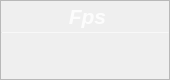
                   <widget class="QFrame" name="Fps_QF">
                    <property name="minimumSize">
                     <size>
                      <width>170</width>
                      <height>80</height>
                     </size>
                    </property>
                    <property name="maximumSize">
                     <size>
                      <width>170</width>
                      <height>80</height>
                     </size>
                    </property>
                    <property name="toolTipDuration">
                     <number>0</number>
                    </property>
                    <property name="styleSheet">
                     <string notr="true">QFrame#Fps_QF{
color: rgb(255, 255, 255);
border-radius: 15px;
background-color: qradialgradient(cx:0, cy:0, radius:1, fx:0.1, fy:0.1, stop:0 rgb(243, 175, 189),  stop:1 rgb(155, 118, 218));
border: 1px outset rgb(153, 117, 219)
}
</string>
                    </property>
                    <property name="frameShape">
                     <enum>QFrame::StyledPanel</enum>
                    </property>
                    <property name="frameShadow">
                     <enum>QFrame::Raised</enum>
                    </property>
                    <layout class="QVBoxLayout" name="verticalLayout_11" stretch="0,2,1">
                     <property name="spacing">
                      <number>0</number>
                     </property>
                     <property name="leftMargin">
                      <number>0</number>
                     </property>
                     <property name="topMargin">
                      <number>0</number>
                     </property>
                     <property name="rightMargin">
                      <number>0</number>
                     </property>
                     <property name="bottomMargin">
                      <number>0</number>
                     </property>
                     <item>
                      <widget class="QFrame" name="Fps_top">
                       <property name="styleSheet">
                        <string notr="true">border:none</string>
                       </property>
                       <property name="frameShape">
                        <enum>QFrame::StyledPanel</enum>
                       </property>
                       <property name="frameShadow">
                        <enum>QFrame::Raised</enum>
                       </property>
                       <layout class="QHBoxLayout" name="horizontalLayout_8">
                        <property name="spacing">
                         <number>0</number>
                        </property>
                        <property name="leftMargin">
                         <number>0</number>
                        </property>
                        <property name="topMargin">
                         <number>3</number>
                        </property>
                        <property name="rightMargin">
                         <number>7</number>
                        </property>
                        <property name="bottomMargin">
                         <number>3</number>
                        </property>
                        <item>
                         <widget class="QLabel" name="label_7">
                          <property name="maximumSize">
                           <size>
                            <width>16777215</width>
                            <height>30</height>
                           </size>
                          </property>
                          <property name="font">
                           <font>
                            <family>Segoe UI</family>
                            <pointsize>16</pointsize>
                            <italic>true</italic>
                            <bold>true</bold>
                           </font>
                          </property>
                          <property name="styleSheet">
                           <string notr="true">color: rgba(255, 255, 255,210);
padding-left:12px;
font: 700 italic 16pt &quot;Segoe UI&quot;;</string>
                          </property>
                          <property name="midLineWidth">
                           <number>-1</number>
                          </property>
                          <property name="text">
                           <string>Fps</string>
                          </property>
                          <property name="alignment">
                           <set>Qt::AlignCenter</set>
                          </property>
                          <property name="wordWrap">
                           <bool>false</bool>
                          </property>
                          <property name="indent">
                           <number>0</number>
                          </property>
                         </widget>
                        </item>
                       </layout>
                      </widget>
                     </item>
                     <item>
                      <widget class="Line" name="line_4">
                       <property name="maximumSize">
                        <size>
                         <width>16777215</width>
                         <height>1</height>
                        </size>
                       </property>
                       <property name="styleSheet">
                        <string notr="true">background-color: rgba(255, 255, 255, 89);</string>
                       </property>
                       <property name="orientation">
                        <enum>Qt::Horizontal</enum>
                       </property>
                      </widget>
                     </item>
                     <item>
                      <widget class="QFrame" name="Fps_bottom">
                       <property name="styleSheet">
                        <string notr="true">border:none</string>
                       </property>
                       <property name="frameShape">
                        <enum>QFrame::StyledPanel</enum>
                       </property>
                       <property name="frameShadow">
                        <enum>QFrame::Raised</enum>
                       </property>
                       <layout class="QVBoxLayout" name="verticalLayout_12">
                        <property name="spacing">
                         <number>0</number>
                        </property>
                        <property name="leftMargin">
                         <number>0</number>
                        </property>
                        <property name="topMargin">
                         <number>6</number>
                        </property>
                        <property name="rightMargin">
                         <number>0</number>
                        </property>
                        <property name="bottomMargin">
                         <number>6</number>
                        </property>
                        <item alignment="Qt::AlignTop">
                         <widget class="QLabel" name="fps_label">
                          <property name="minimumSize">
                           <size>
                            <width>0</width>
                            <height>30</height>
                           </size>
                          </property>
                          <property name="maximumSize">
                           <size>
                            <width>16777215</width>
                            <height>30</height>
                           </size>
                          </property>
                          <property name="font">
                           <font>
                            <family>Microsoft YaHei UI</family>
                            <pointsize>17</pointsize>
                            <italic>false</italic>
                            <bold>false</bold>
                            <underline>false</underline>
                           </font>
                          </property>
                          <property name="styleSheet">
                           <string notr="true">color: rgb(255, 255, 255);
font: 17pt &quot;Microsoft YaHei UI&quot;;</string>
                          </property>
                          <property name="text">
                           <string/>
                          </property>
                          <property name="alignment">
                           <set>Qt::AlignCenter</set>
                          </property>
                         </widget>
                        </item>
                       </layout>
                      </widget>
                     </item>
                    </layout>
                   </widget>
